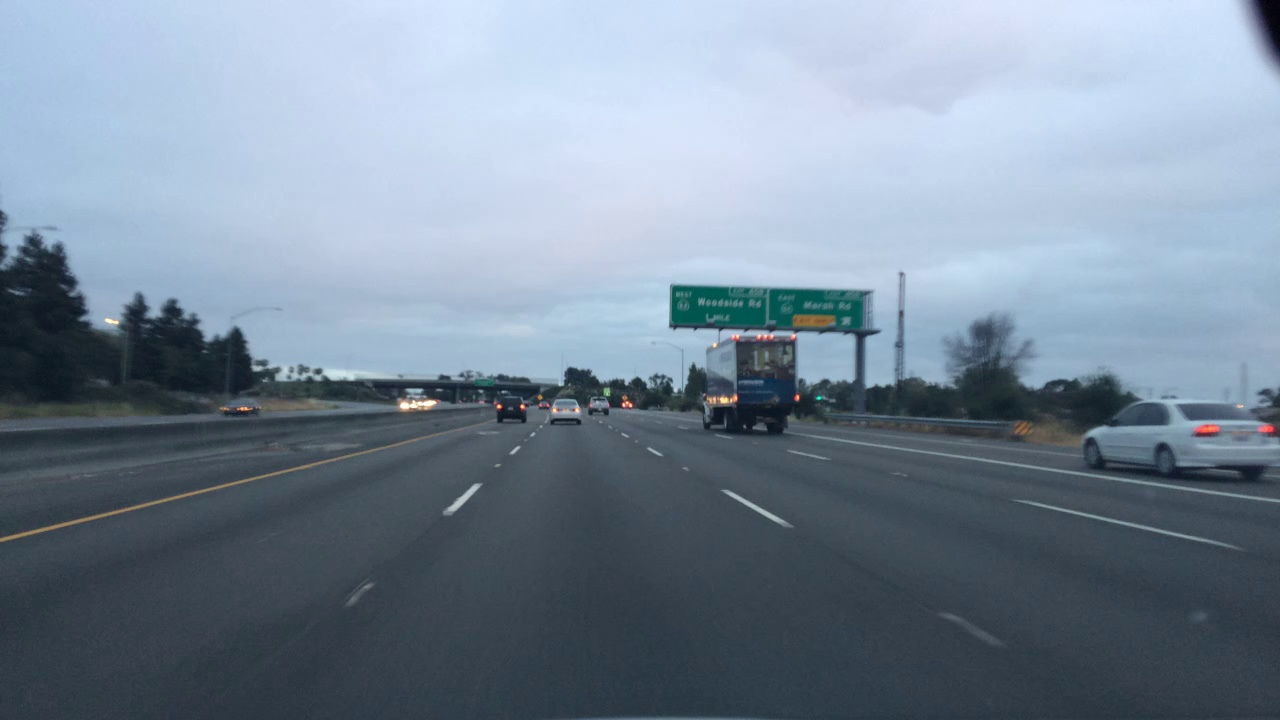
#> input picture image seed/00a360bd-27ccb1dd.jpg, 1280 x 720 px; its folder holds only this picture in this run
$ python converter_dark.py
#> lines starting #> are read from the running program, lines starting #| are printed output that depends on the picture
import os
import cv2
import numpy as np
import shutil

# 디렉토리가 존재하지 않으면 디렉토리 생성하는 함수
def createFolder(directory):
    try:
        if not os.path.exists(directory):
            os.makedirs(directory)
    except OSError:
        print ('Error: Creating directory.', + directory)

# 그레이스케일로 이미지 리드
def read_grayscale(img): #img는 img파일의 경로를 입력해야함
#> called with img = 'image seed/00a360bd-27ccb1dd.jpg'
    return cv2.imread(img, cv2.IMREAD_GRAYSCALE)
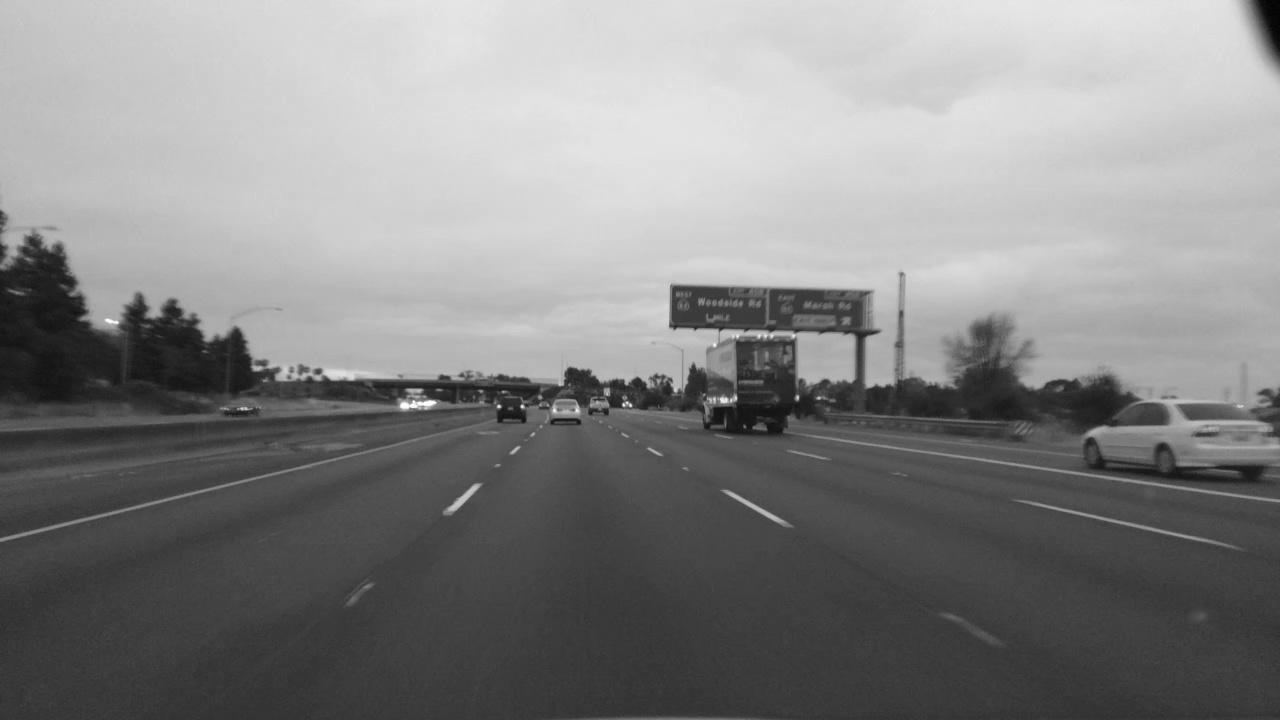
#> returned value: shape (720, 1280); min 2, max 255, mean 133.4

# 이미지 밝기 변환
def lux_control(img, value):
#> called with value = -80
    U = np.ones(img.shape, dtype = 'uint8')
    value = int(value)
    if (value >= 0):
        img = cv2.add(img, U*value)
    else:
        value = value * (-1)
        img = cv2.subtract(img, U*value)
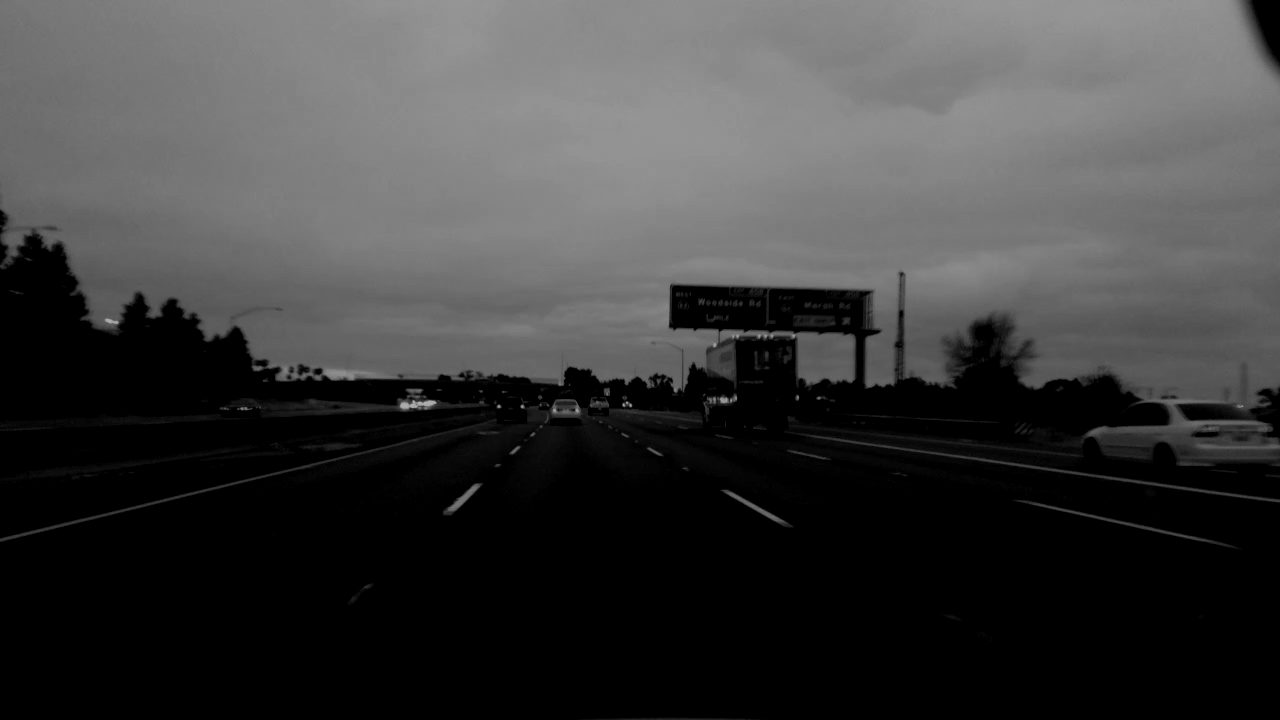
#> img: shape (720, 1280); min 0, max 175, mean 61.2

    return img
    '''
    함수 설명
    U = np.ones(img.shape, dtype = "uint8")
    pixel unit 정의: img의 픽셀만큼의 공간(행렬)을 만들고,
    0~255 범위의 데이터타입 지정(픽셀 값의 범위가 0~255이기 때문)
    ones는 각 행렬의 값을 1로 초기화한다.
    '''
# 변환된 이미지 파일을 원래 이미지 파일명 뒤에 _folder를 추가해 folder에 저장
def save_img(img, img_name, folder_name):
    cv2.imwrite(this_dirname + '/' + folder_name + '/' \
    + img_name[:-4] + '_' + folder_name + img_name[-4:], img)

this_dirname = os.path.dirname(os.path.realpath(__file__))

flname_list = os.listdir(this_dirname + '/image seed') # image seed 폴더의 파일 리스트 가져오기

createFolder(this_dirname + '/dark') # 현재 파일의 디렉토리에 mirror 폴더 생성

img = this_dirname + '/image seed/' + flname_list[0]

# 그레이스케일로 이미지 읽고 밝기 50 증가 후 bright 폴더에 저장
i=0
while i < len(flname_list):
    img = this_dirname + '/image seed/' + flname_list[i]
    img = read_grayscale(img)
    img = lux_control(img, -80)
    save_img(img, flname_list[i], 'dark')
    print('complete saving image: ' + str(flname_list[i]))
    i += 1

print("File convert finish!")
os.system("pause")

$ run again, on image seed/00de601c-858a8a8d.jpg
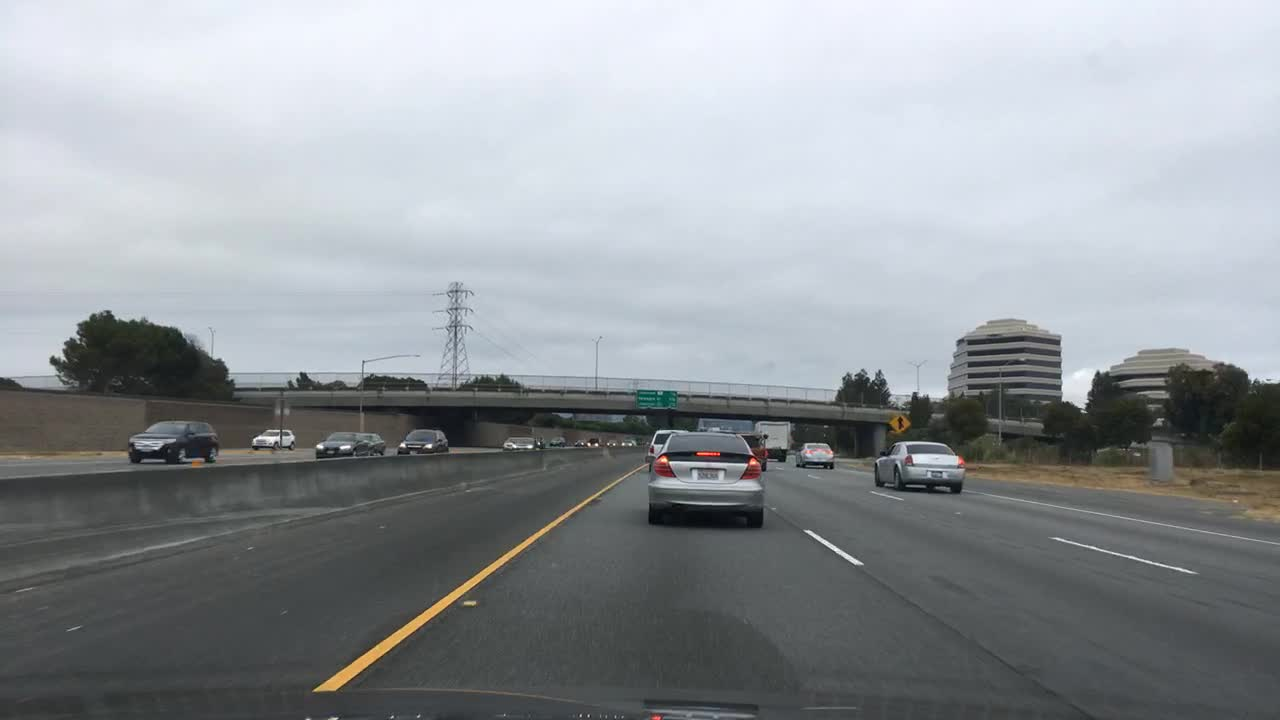
#> input picture image seed/00de601c-858a8a8d.jpg, 1280 x 720 px
#> in lux_control, `img = cv2.subtract(img, U*value)`:
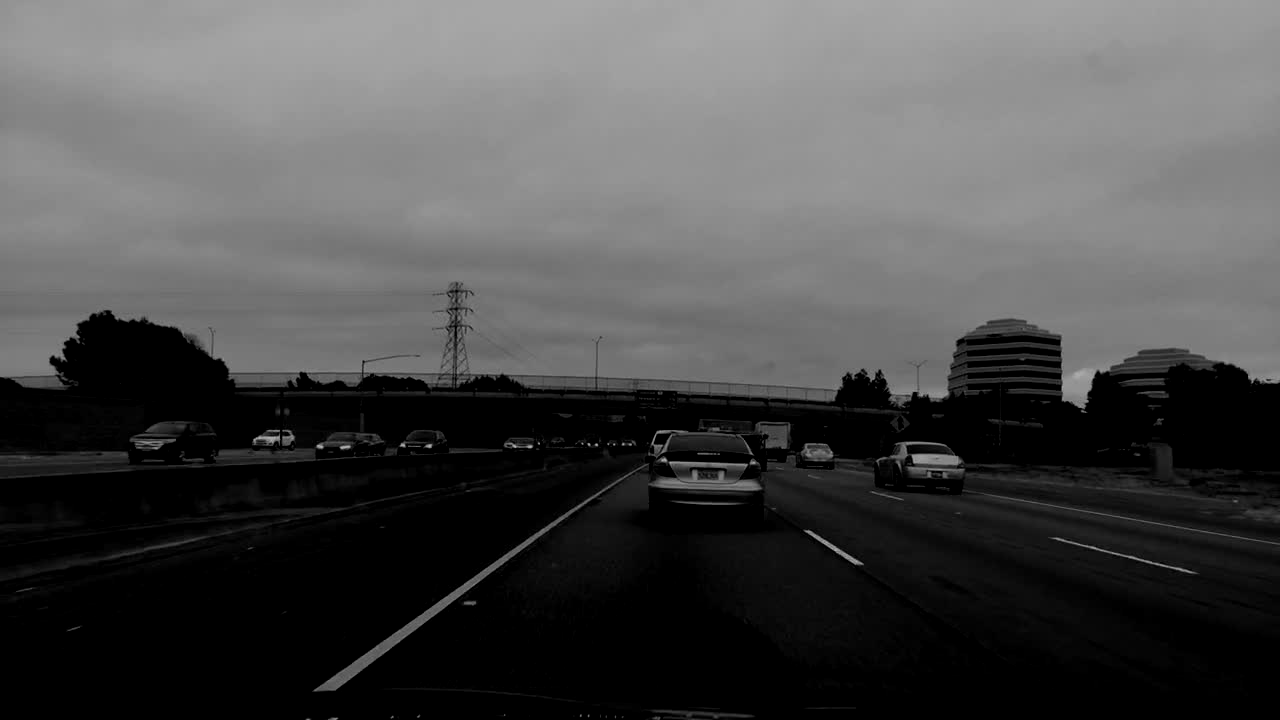
#> img: shape (720, 1280); min 0, max 175, mean 75.2

$ run again, on image seed/00a7ef03-00000000.jpg
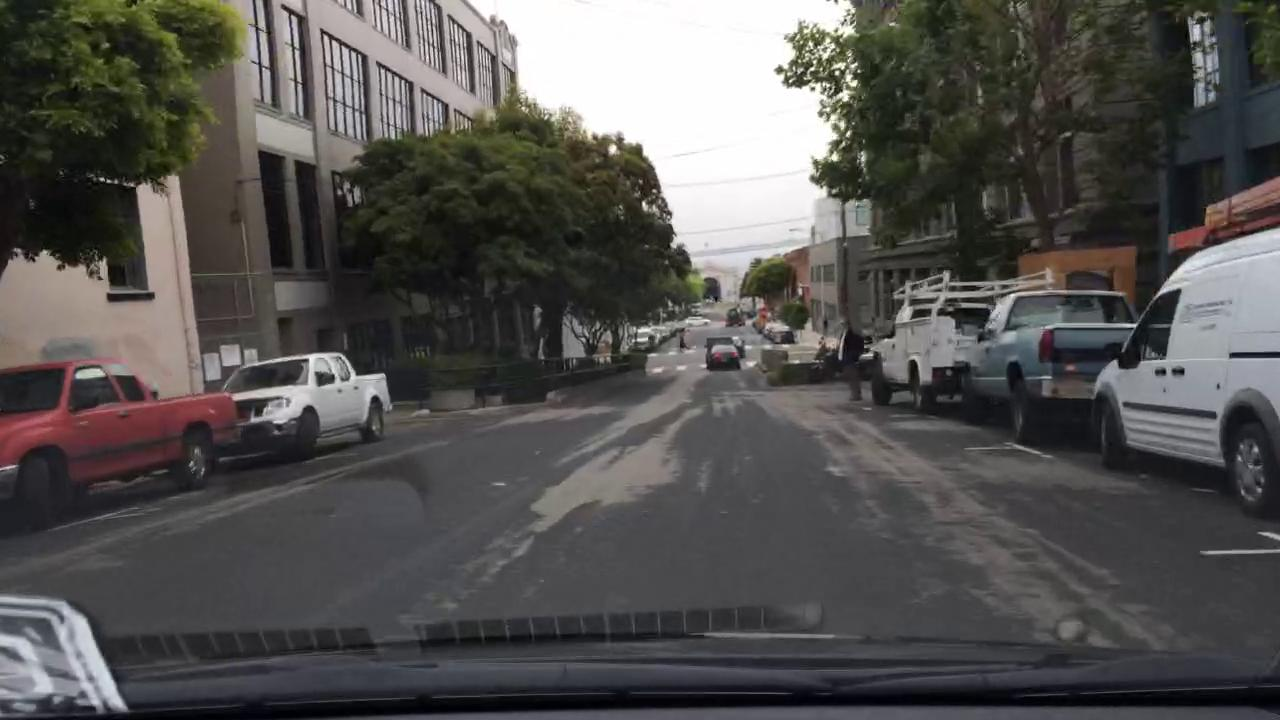
#> input picture image seed/00a7ef03-00000000.jpg, 1280 x 720 px
#> in read_grayscale, `return cv2.imread(img, cv2.IMREAD_GRAYSCALE)`:
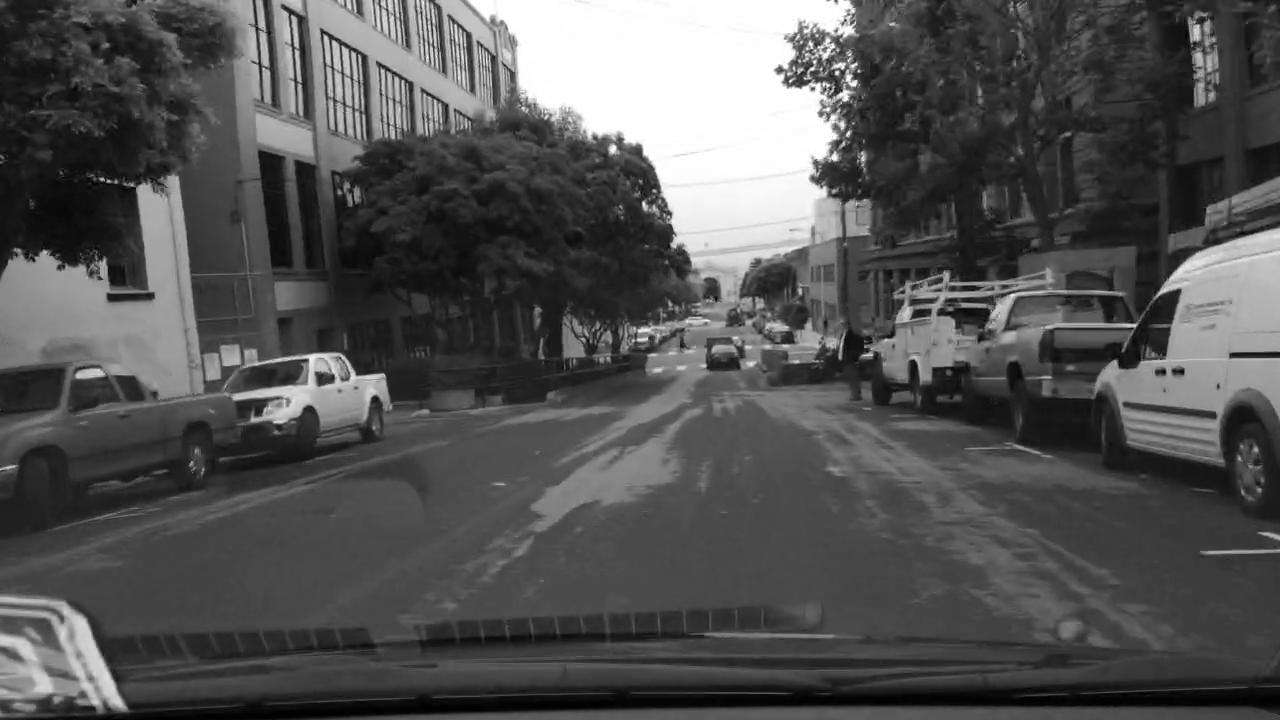
#> returned value: shape (720, 1280); min 0, max 255, mean 83
#> in lux_control, `img = cv2.subtract(img, U*value)`:
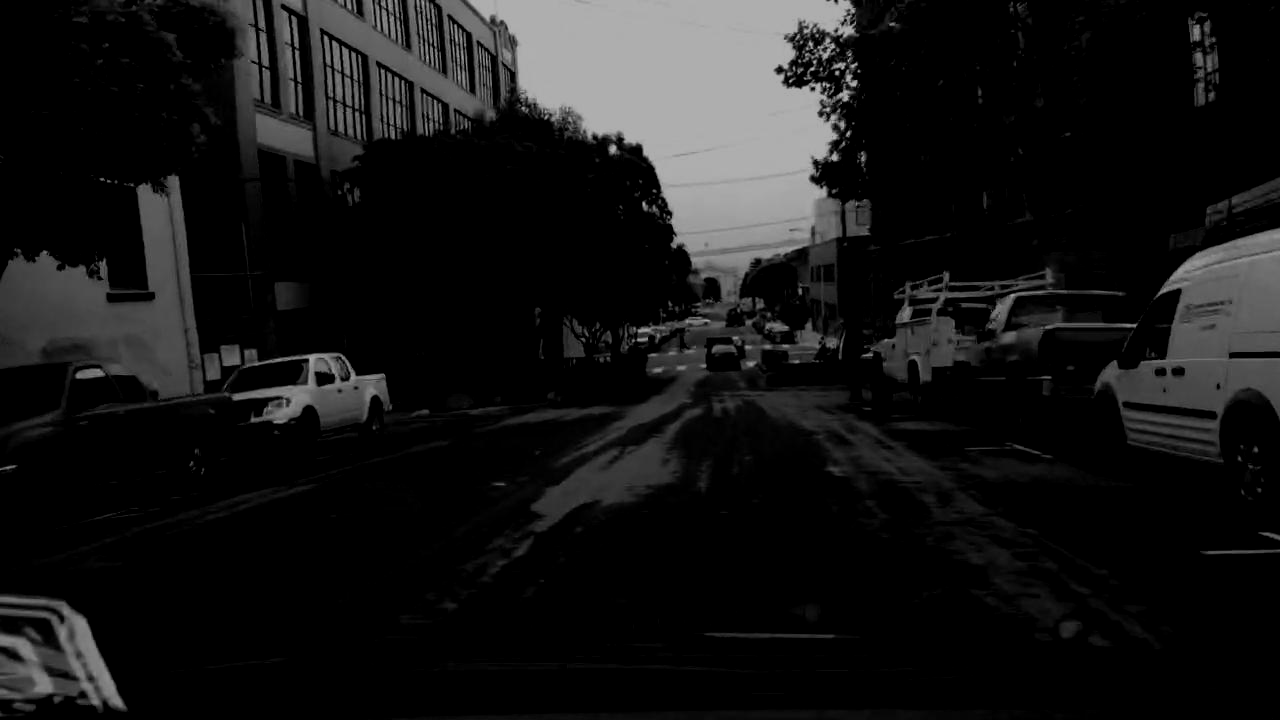
#> img: shape (720, 1280); min 0, max 175, mean 22.5

$ run again, on image seed/00a9cd6b-b39be004.jpg
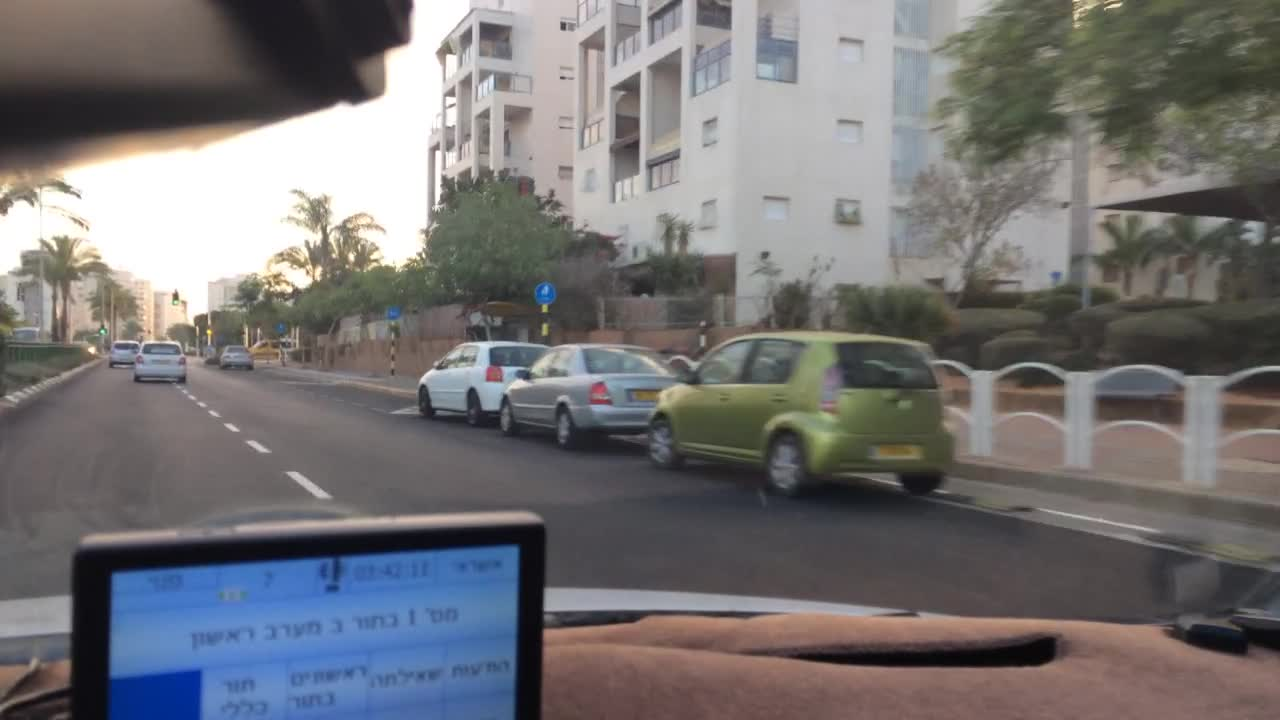
#> input picture image seed/00a9cd6b-b39be004.jpg, 1280 x 720 px
#> in read_grayscale, `return cv2.imread(img, cv2.IMREAD_GRAYSCALE)`:
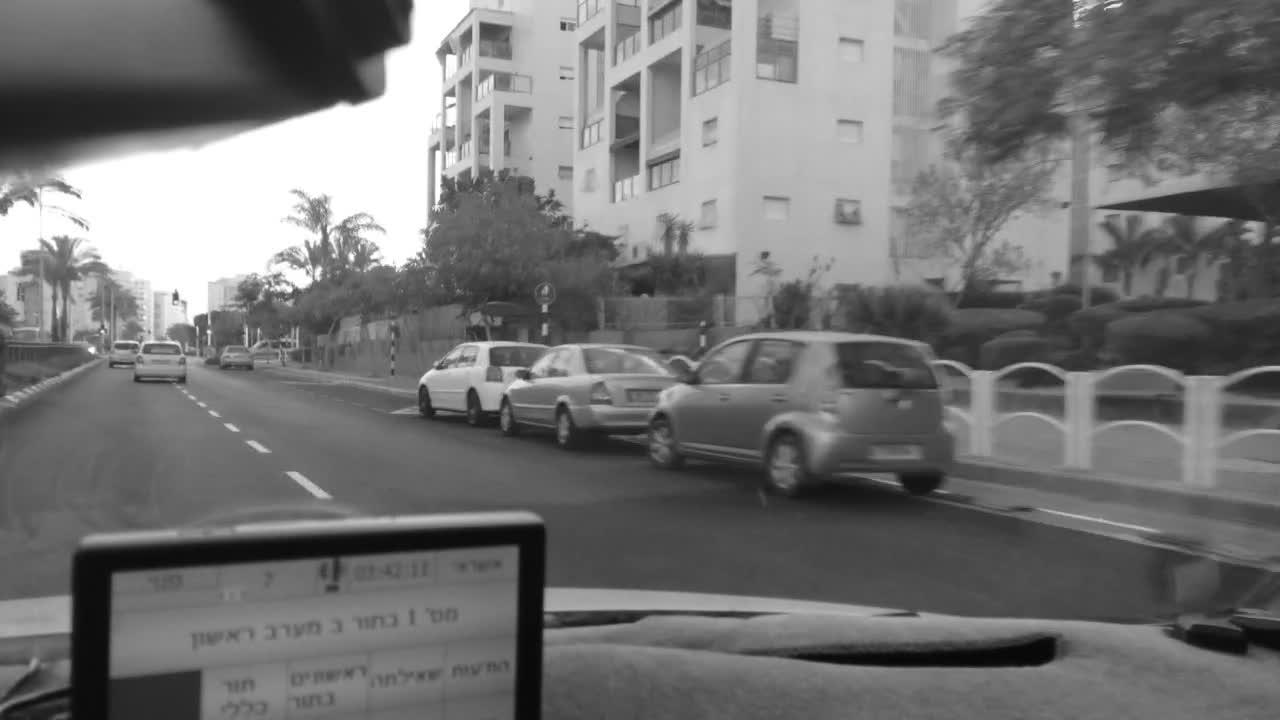
#> returned value: shape (720, 1280); min 4, max 255, mean 115.3
#> in lux_control, `img = cv2.subtract(img, U*value)`:
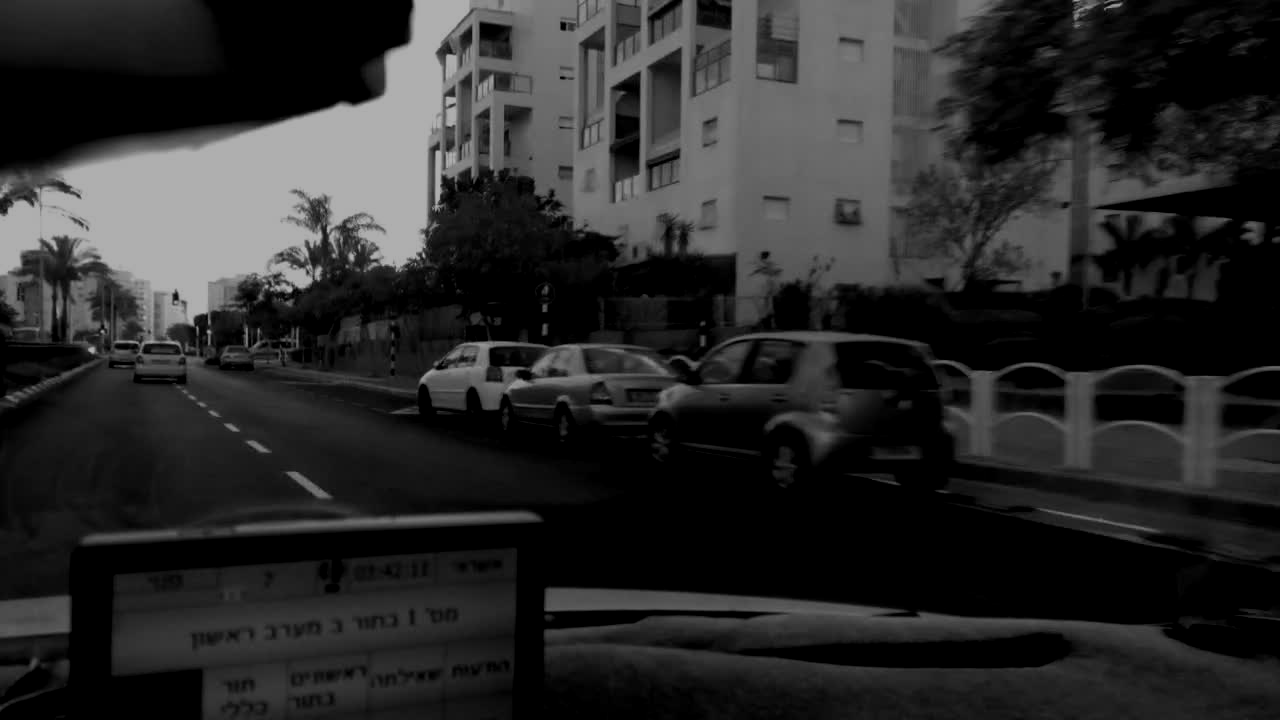
#> img: shape (720, 1280); min 0, max 175, mean 41.6
